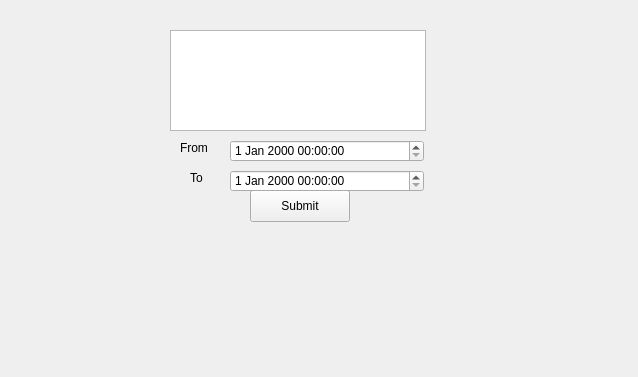
<?xml version="1.0" encoding="UTF-8"?>
<ui version="4.0">
 <class>Form</class>
 <widget class="QWidget" name="Form">
  <property name="geometry">
   <rect>
    <x>0</x>
    <y>0</y>
    <width>638</width>
    <height>377</height>
   </rect>
  </property>
  <property name="windowTitle">
   <string>Form</string>
  </property>
  <widget class="QDateTimeEdit" name="dateTimeEdit">
   <property name="geometry">
    <rect>
     <x>230</x>
     <y>140</y>
     <width>194</width>
     <height>22</height>
    </rect>
   </property>
  </widget>
  <widget class="QListWidget" name="listWidget">
   <property name="geometry">
    <rect>
     <x>170</x>
     <y>30</y>
     <width>256</width>
     <height>101</height>
    </rect>
   </property>
  </widget>
  <widget class="QPushButton" name="pushButton">
   <property name="geometry">
    <rect>
     <x>250</x>
     <y>190</y>
     <width>100</width>
     <height>32</height>
    </rect>
   </property>
   <property name="text">
    <string>Submit</string>
   </property>
  </widget>
  <widget class="QDateTimeEdit" name="dateTimeEdit_2">
   <property name="geometry">
    <rect>
     <x>230</x>
     <y>170</y>
     <width>194</width>
     <height>22</height>
    </rect>
   </property>
  </widget>
  <widget class="QLabel" name="label">
   <property name="geometry">
    <rect>
     <x>180</x>
     <y>140</y>
     <width>41</width>
     <height>16</height>
    </rect>
   </property>
   <property name="text">
    <string>From</string>
   </property>
  </widget>
  <widget class="QLabel" name="label_2">
   <property name="geometry">
    <rect>
     <x>190</x>
     <y>170</y>
     <width>31</width>
     <height>16</height>
    </rect>
   </property>
   <property name="text">
    <string>To</string>
   </property>
  </widget>
 </widget>
 <resources/>
 <connections/>
</ui>
